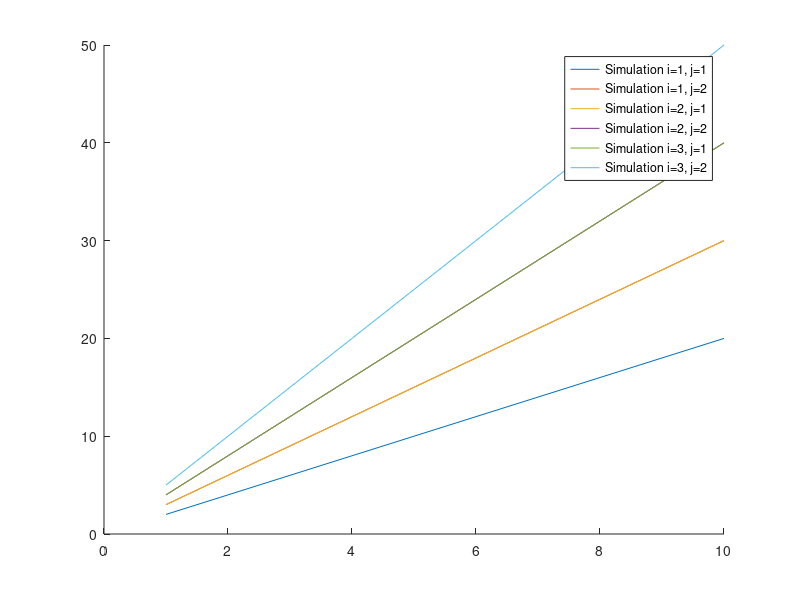

Write the MATLAB code that produced this figure.
% Sample nested loop
x = 1:10;
figure; % Create a new figure
hold on; % Allow multiple plots on the same axes

for i = 1:3 % Outer loop
    for j = 1:2 % Inner loop
        % Simulate some data
        y = (i + j) * x; 
        
        % Generate a label for this simulation
        simLabel = sprintf('Simulation i=%d, j=%d', i, j);
        
        % Plot the data and set the DisplayName for the legend
        plot(x, y, 'DisplayName', simLabel);
    end
end

% Automatically generate the legend
legend('show');
hold off;
